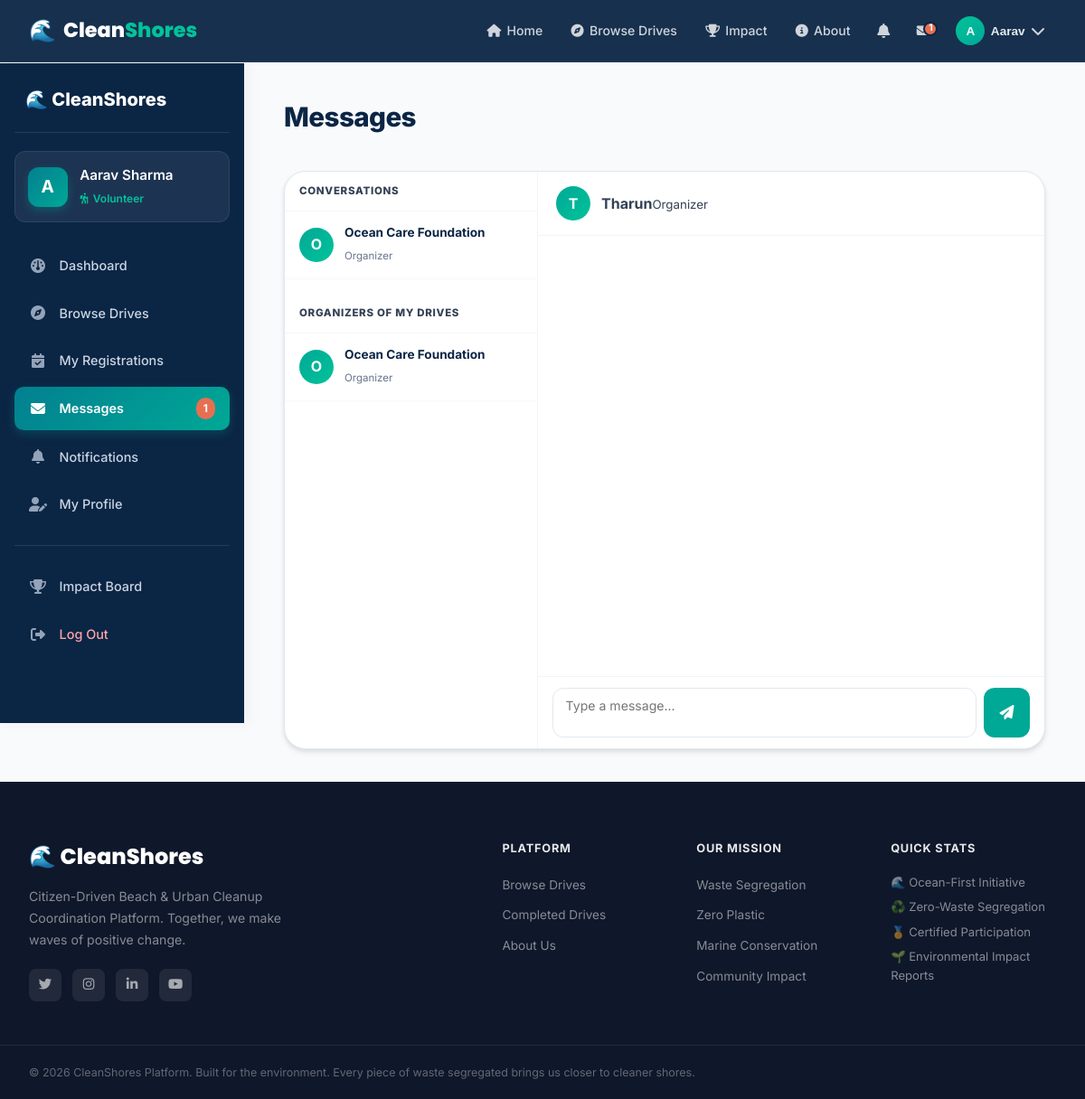
Screenshot of /volunteer/messages?with=21 (signed in) with the database file from the repository.
### models/user.py (models this page shows, shortened)
class User(db.Model):
    __tablename__ = 'users'
    id = db.Column(db.Integer, primary_key=True)
    username = db.Column(db.String(80), unique=True, nullable=False, index=True)
    email = db.Column(db.String(120), unique=True, nullable=False, index=True)
    password_hash = db.Column(db.String(255), nullable=False)
    full_name = db.Column(db.String(120), nullable=False)
    phone = db.Column(db.String(20), nullable=True)
    role = db.Column(db.String(20), nullable=False, default='volunteer')  # 'organizer', 'volunteer', 'admin'
    profile_pic = db.Column(db.String(255), nullable=True)
    bio = db.Column(db.Text, nullable=True)
    location = db.Column(db.String(120), nullable=True)
    college_or_org = db.Column(db.String(150), nullable=True)
    skills_interests = db.Column(db.String(255), nullable=True)  # e.g., 'Waste Segregation, First Aid, Photography'
    is_active = db.Column(db.Boolean, default=True)
    created_at = db.Column(db.DateTime, default=datetime.utcnow)
    drives_organized = db.relationship('Drive', backref='organizer', lazy='dynamic', cascade='all, delete-orphan')
    participations = db.relationship('Participation', backref='volunteer', lazy='dynamic', cascade='all, delete-orphan')
    verification = db.relationship('OrganizerVerification', foreign_keys='OrganizerVerification.user_id', backref='user', uselist=False, cascade='all, delete-orphan')
    notifications = db.relationship('Notification', backref='user', lazy='dynamic', cascade='all, delete-orphan')
    sent_messages = db.relationship('Message', foreign_keys='Message.sender_id', backref='sender', lazy='dynamic')
    received_messages = db.relationship('Message', foreign_keys='Message.recipient_id', backref='recipient', lazy='dynamic')
    @property
    def is_verified(self):
        if self.role in ('admin', 'organizer'):
            return True
        return False

### routes/volunteer.py (the view, shortened to what this page needs)
@volunteer_bp.route('/messages', methods=['GET', 'POST'])
@volunteer_only
def messages():
    user = get_current_user()
    received = Message.query.filter_by(recipient_id=user.id).order_by(Message.created_at.desc()).all()
    sent = Message.query.filter_by(sender_id=user.id).order_by(Message.created_at.desc()).all()
    conversation_users = {}
    for m in received + sent:
        other_id = m.sender_id if m.recipient_id == user.id else m.recipient_id
        if other_id and other_id not in conversation_users:
            other_user = User.query.get(other_id)
            if other_user:
                conversation_users[other_id] = other_user
    my_organizers = db.session.query(User).join(Drive, User.id == Drive.organizer_id)\
        .join(Participation, Drive.id == Participation.drive_id)\
        .filter(Participation.volunteer_id == user.id, Participation.status != 'cancelled')\
        .distinct().all()
    selected_user_id = request.args.get('with', type=int)
    selected_user = None
    thread_messages = []
    if selected_user_id:
        selected_user = User.query.get(selected_user_id)
        thread_messages = Message.query.filter(
            ((Message.sender_id == user.id) & (Message.recipient_id == selected_user_id)) |
            ((Message.sender_id == selected_user_id) & (Message.recipient_id == user.id))
        ).order_by(Message.created_at.asc()).all()
        for m in thread_messages:
            if m.recipient_id == user.id:
                m.is_read = True
        db.session.commit()
    return render_template('volunteer/messages.html',
                           user=user, conversation_users=list(conversation_users.values()),
                           my_organizers=my_organizers,
                           selected_user=selected_user, thread_messages=thread_messages)

### templates/volunteer/messages.html (shortened to what this page needs)
{% extends "base.html" %}
{% block body_class %}dashboard-page{% endblock %}
{% block content %}
<div class="dashboard-layout">
    {% include 'volunteer/_sidebar.html' %}
    <div class="dashboard-main">
        <div class="dashboard-topbar"><h1 class="dashboard-page-title">Messages</h1></div>
        <div class="messages-layout">
            <div class="msg-sidebar">
                <div class="msg-sidebar-header">Conversations</div>
                {% for u in conversation_users %}
                <a href="{{ url_for('volunteer.messages', **{'with': u.id}) }}" class="msg-conversation {% if selected_user and selected_user.id == u.id %}active{% endif %}">
                    <div class="msg-conv-avatar">{{ u.full_name[0].upper() }}</div>
                    <div class="msg-conv-info"><strong>{{ u.full_name }}</strong><small>{{ u.role.capitalize() }}</small></div>
                </a>
                {% endfor %}
                <div class="msg-sidebar-header" style="margin-top:1rem;">Organizers of My Drives</div>
                {% for u in my_organizers %}
                <a href="{{ url_for('volunteer.messages', **{'with': u.id}) }}" class="msg-conversation {% if selected_user and selected_user.id == u.id %}active{% endif %}">
                    <div class="msg-conv-avatar">{{ u.full_name[0].upper() }}</div>
                    <div class="msg-conv-info"><strong>{{ u.full_name }}</strong><small>Organizer</small></div>
                </a>
                {% endfor %}
            </div>
            <div class="msg-thread">
                {% if selected_user %}
                <div class="msg-thread-header">
                    <div class="msg-conv-avatar">{{ selected_user.full_name[0].upper() }}</div>
                    <div><strong>{{ selected_user.full_name }}</strong><small>{{ selected_user.role.capitalize() }}</small></div>
                </div>
                <div class="msg-thread-body" id="msgThreadBody">
                </div>
                <form method="POST" action="{{ url_for('volunteer.messages') }}" class="msg-compose">
                    <textarea name="message_text" class="msg-input" placeholder="Type a message..." rows="2" required></textarea>
                    <button type="submit" class="msg-send-btn"><i class="fa-solid fa-paper-plane"></i></button>
                </form>
                {% else %}
                <div class="msg-empty-state">
                    <i class="fa-solid fa-envelope-open-text" style="font-size:3rem;color:var(--gray-300);"></i>
                    <p>Select a conversation to start messaging</p>
                </div>
                {% endif %}
            </div>
        </div>
    </div>
</div>
{% endblock %}

### templates/base.html (shortened to what this page needs)
<!DOCTYPE html>
<html lang="en">
<head>
    <link rel="stylesheet" href="https://cdnjs.cloudflare.com/ajax/libs/font-awesome/6.5.0/css/all.min.css">
    <link rel="stylesheet" href="{{ url_for('static', filename='css/style.css') }}">
    <link rel="stylesheet" href="{{ url_for('static', filename='css/dashboard.css') }}">
    <link rel="stylesheet" href="{{ url_for('static', filename='css/responsive.css') }}">
</head>
<body class="{% block body_class %}{% endblock %}">
<nav class="cs-nav" id="mainNav">
    <div class="nav-container">
        <a href="{{ url_for('index') }}" class="nav-brand">
            <span class="brand-icon">🌊</span>
            <span class="brand-text">Clean<span class="brand-accent">Shores</span></span>
        </a>
        <div class="nav-links" id="navLinks">
            <a href="{{ url_for('index') }}" class="nav-link {% if request.endpoint == 'index' %}active{% endif %}">
                <i class="fa-solid fa-house"></i> Home
            </a>
            <a href="{{ url_for('drives.browse_drives') }}" class="nav-link {% if 'browse' in (request.endpoint or '') %}active{% endif %}">
                <i class="fa-solid fa-compass"></i> Browse Drives
            </a>
            <a href="{{ url_for('drives.completed_drives') }}" class="nav-link">
                <i class="fa-solid fa-trophy"></i> Impact
            </a>
            <a href="{{ url_for('about') }}" class="nav-link {% if request.endpoint == 'about' %}active{% endif %}">
                <i class="fa-solid fa-circle-info"></i> About
            </a>
            {% if current_user %}
                <div class="nav-notification" id="notifDropdown">
                    <button class="notif-btn" onclick="toggleNotifDropdown()">
                        <i class="fa-solid fa-bell"></i>
                    </button>
                </div>
                {% if current_user.role == 'organizer' %}
                <a href="{{ url_for('organizer.messages') }}" class="nav-link nav-icon-link">
                    <i class="fa-solid fa-envelope"></i>
                    {% if unread_messages > 0 %}<span class="notif-badge">{{ unread_messages }}</span>{% endif %}
                </a>
                {% elif current_user.role == 'volunteer' %}
                <a href="{{ url_for('volunteer.messages') }}" class="nav-link nav-icon-link">
                    {% if unread_messages > 0 %}<span class="notif-badge">{{ unread_messages }}</span>{% endif %}
                </a>
                {% endif %}
                <div class="nav-user-menu" id="userMenu">
                    <button class="user-btn" onclick="toggleUserMenu()">
                        <div class="user-avatar">{{ current_user.full_name[0].upper() }}</div>
                        <span class="user-name-short">{{ current_user.full_name.split()[0] }}</span>
                        <i class="fa-solid fa-chevron-down"></i>
                    </button>
                </div>
            {% endif %}
        </div>
    </div>
</nav>
<main>
    {% block content %}{% endblock %}
</main>
<footer class="cs-footer">
    <div class="footer-container">
        <div class="footer-brand">
            <div class="footer-logo">🌊 CleanShores</div>
            <p>Citizen-Driven Beach & Urban Cleanup Coordination Platform. Together, we make waves of positive change.</p>
            <div class="footer-social">
                <a href="#" title="Twitter"><i class="fa-brands fa-twitter"></i></a>
                <a href="#" title="Instagram"><i class="fa-brands fa-instagram"></i></a>
                <a href="#" title="LinkedIn"><i class="fa-brands fa-linkedin-in"></i></a>
                <a href="#" title="YouTube"><i class="fa-brands fa-youtube"></i></a>
            </div>
        </div>
        <div class="footer-links">
            <div class="footer-col">
                <h4>Platform</h4>
                <ul>
                    <li><a href="{{ url_for('drives.browse_drives') }}">Browse Drives</a></li>
                    <li><a href="{{ url_for('drives.completed_drives') }}">Completed Drives</a></li>
                    <li><a href="{{ url_for('about') }}">About Us</a></li>
                </ul>
            </div>
            <div class="footer-col">
                <h4>Our Mission</h4>
                <ul>
                    <li><a href="#">Waste Segregation</a></li>
                    <li><a href="#">Zero Plastic</a></li>
                    <li><a href="#">Marine Conservation</a></li>
                    <li><a href="#">Community Impact</a></li>
                </ul>
            </div>
            <div class="footer-col">
                <h4>Quick Stats</h4>
                <div class="footer-stats">
                    <div class="footer-stat">🌊 Ocean-First Initiative</div>
                    <div class="footer-stat">♻️ Zero-Waste Segregation</div>
                    <div class="footer-stat">🏅 Certified Participation</div>
                    <div class="footer-stat">🌱 Environmental Impact Reports</div>
                </div>
            </div>
        </div>
    </div>
    <div class="footer-bottom">
        <p>&copy; 2026 CleanShores Platform. Built for the environment. Every piece of waste segregated brings us closer to cleaner shores.</p>
    </div>
</footer>
</body>
</html>

### templates/volunteer/_sidebar.html (shortened to what this page needs)
<aside class="dashboard-sidebar">
    <div class="sidebar-brand">
        <a href="{{ url_for('index') }}">🌊 CleanShores</a>
    </div>
    <div class="sidebar-user">
        <div class="sidebar-avatar">{{ current_user.full_name[0].upper() }}</div>
        <div class="sidebar-user-info">
            <span class="sidebar-user-name">{{ current_user.full_name }}</span>
            <span class="sidebar-user-role"><i class="fa-solid fa-person-hiking"></i> Volunteer</span>
        </div>
    </div>
    <nav class="sidebar-nav">
        <a href="{{ url_for('volunteer.dashboard') }}" class="sidebar-link {% if request.endpoint == 'volunteer.dashboard' %}active{% endif %}">
            <i class="fa-solid fa-gauge"></i> <span>Dashboard</span>
        </a>
        <a href="{{ url_for('drives.browse_drives') }}" class="sidebar-link {% if request.endpoint == 'drives.browse_drives' %}active{% endif %}">
            <i class="fa-solid fa-compass"></i> <span>Browse Drives</span>
        </a>
        <a href="{{ url_for('volunteer.my_registrations') }}" class="sidebar-link {% if request.endpoint == 'volunteer.my_registrations' %}active{% endif %}">
            <i class="fa-solid fa-calendar-check"></i> <span>My Registrations</span>
        </a>
        <a href="{{ url_for('volunteer.messages') }}" class="sidebar-link {% if request.endpoint == 'volunteer.messages' %}active{% endif %}">
            <i class="fa-solid fa-envelope"></i> <span>Messages</span>
            {% if unread_messages > 0 %}<span class="sidebar-badge">{{ unread_messages }}</span>{% endif %}
        </a>
        <a href="{{ url_for('volunteer.notifications') }}" class="sidebar-link {% if request.endpoint == 'volunteer.notifications' %}active{% endif %}">
            <i class="fa-solid fa-bell"></i> <span>Notifications</span>
        </a>
        <a href="{{ url_for('volunteer.profile') }}" class="sidebar-link {% if request.endpoint == 'volunteer.profile' %}active{% endif %}">
            <i class="fa-solid fa-user-pen"></i> <span>My Profile</span>
        </a>
        <div class="sidebar-divider"></div>
        <a href="{{ url_for('drives.completed_drives') }}" class="sidebar-link">
            <i class="fa-solid fa-trophy"></i> <span>Impact Board</span>
        </a>
        <a href="{{ url_for('auth.logout') }}" class="sidebar-link sidebar-link-logout">
            <i class="fa-solid fa-right-from-bracket"></i> <span>Log Out</span>
        </a>
    </nav>
</aside>

### rows the page displays
User: full_name "A", full_name "Aarav", full_name "Aarav Sharma"
User: full_name "O", full_name "Ocean Care Foundation", role "Organizer"
User: full_name "T", full_name "Tharun", role "Organizer"

### other values shown
{{ unread_messages }} "1"
